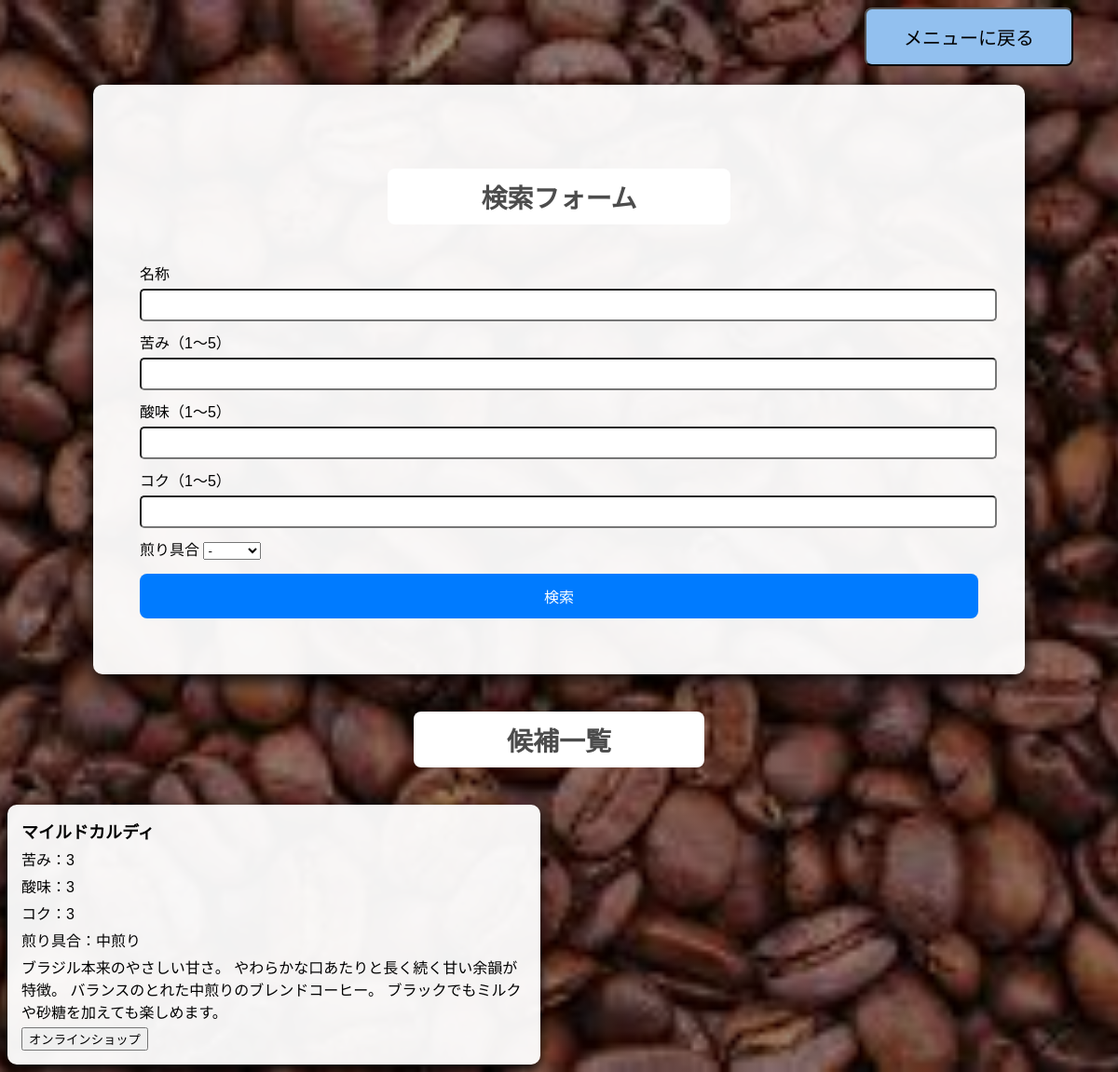
/original/demo/ver07/3_test.php, run on the app's committed database.
### tables this page shows
CREATE TABLE `beans` (
  `id` int(10) UNSIGNED NOT NULL,
  `name` varchar(100) DEFAULT NULL,
  `bitter` tinyint(4) DEFAULT NULL,
  `acidity` tinyint(4) DEFAULT NULL,
  `body` tinyint(4) DEFAULT NULL,
  `roast` varchar(20) DEFAULT NULL,
  `info` varchar(300) DEFAULT NULL,
  `ruby` varchar(255) DEFAULT NULL,
  `flag` tinyint(4) DEFAULT NULL,
  `image` varchar(255) DEFAULT NULL,
  `shop_url` text DEFAULT NULL
);

### original/demo/ver07/3_test.php (the view, shortened to what this page needs)
<?php
    $name = "";
    $bitter = "";
    $acidity = "";
    $body = "";
    $dbh = db_connect();
    $results = [];
    if (isset($_GET["submit"])) {
        $name = isset($_GET["name"]) ? trim($_GET["name"]) : "";
        $bitter = isset($_GET["bitter"]) ? $_GET["bitter"] : "";
        $acidity = isset($_GET["acidity"]) ? $_GET["acidity"] : "";
        $body = isset($_GET["body"]) ? $_GET["body"] : "";
        $roast = isset($_GET["roast"]) ? $_GET["roast"] : "";
        $sql = "SELECT * FROM beans WHERE 1=1";
        $params = [];
        if ($name !== "") {
            $name = str_replace(' ', '', $name);
            $chars = preg_split('//u', $name, -1, PREG_SPLIT_NO_EMPTY);
            $like = '%' . implode('%', $chars) . '%';
            $sql .= " AND name LIKE ?";
            $params[] = $like;
        }
        if ($bitter !== "") {
            $sql .= " AND bitter = ?";
            $params[] = (int)$bitter;
        }
        if ($acidity !== "") {
            $sql .= " AND acidity = ?";
            $params[] = (int)$acidity;
        }
        if ($body !== "") {
            $sql .= " AND body = ?";
            $params[] = (int)$body;
        }
        if ($roast !== "") {
            $sql .= " AND roast = ?";
            $params[] = "$roast";
        }
        $sql .= " ORDER BY id DESC";
        $stmt = $dbh->prepare($sql);
        foreach ($params as $i => $val) {
            $stmt->bindValue($i + 1, $val);
        }
        $stmt->execute($params);
        $results = $stmt->fetchAll(PDO::FETCH_ASSOC);
    } else {
    $sql = "SELECT * FROM beans WHERE flag = 1 ORDER BY id DESC";
    $stmt = $dbh->prepare($sql);
    $stmt->execute();
    $results = $stmt->fetchAll(PDO::FETCH_ASSOC);
}
?>
<!DOCTYPE html>
    <html>
        <head>
            <link rel="stylesheet" href="./1_style.css?v=9999">
            <form action="0_home.php">
                <div class="menu">
                    <button>メニューに戻る</button>
                </div>
            </form>
        </head>
        <body>
            <div class="form-card">
                <h3>検索フォーム</h3>
                <form method="get" action="3_test.php">
                    <div class="form-row">
                       <label>名称</label>
                        <input type="text" name="name" id="nameInput"
                               value="<?= htmlspecialchars($name, ENT_QUOTES) ?>">
                    </div>
                    <div class="form-row">
                        <label>苦み（1〜5）</label>
                        <input type="number" name="bitter" min="1" max="5"
                               value="<?= htmlspecialchars($bitter, ENT_QUOTES) ?>">
                    </div>
                    <div class="form-row">
                        <label>酸味（1〜5）</label>
                        <input type="number" name="acidity" min="1" max="5"
                               value="<?= htmlspecialchars($acidity, ENT_QUOTES) ?>">
                    </div>
                    <div class="form-row">
                        <label>コク（1〜5）</label>
                        <input type="number" name="body" min="1" max="5"
                               value="<?= htmlspecialchars($body, ENT_QUOTES) ?>">
                    </div>
                    <div class="form-row">
                        <label>煎り具合</label>
                        <select name="roast">
                                <option value="">-</option>
                            </select>
                    </div>
                    <input type="submit" name="submit" value="検索">
                </form>
            </div>
            <h3>候補一覧</h3>
            <ul class="beans-list">
            <?php if (empty($results)): ?>
                <p>該当するコーヒー豆は見つかりませんでした。</p>
            <?php else: ?>
                <?php foreach ($results as $row): ?>
                    <li class="bean-card">
                        <div class="bean-header">
                            <span class="bean-name">
                                <?= htmlspecialchars($row["name"], ENT_QUOTES) ?>
                            </span>
                        </div>
                        <div class="bean-body">
                            <p>苦み：<?= $row["bitter"] ?></p>
                            <p>酸味：<?= $row["acidity"] ?></p>
                            <p>コク：<?= $row["body"] ?></p>
                            <p>煎り具合：<?= $row["roast"] ?></p>
                            <p><?= htmlspecialchars($row["info"], ENT_QUOTES) ?></p>
                            <a href="<?= htmlspecialchars($row["shop_url"], ENT_QUOTES) ?>" target="_blank" rel="noopener">
                                <button type="button">オンラインショップ</button>
                            </a>
                        </div>
                    </li>
                <?php endforeach; ?>
            <?php endif; ?>
        </ul>
    </body>
</html>

### original/demo/ver07/1_style.css (style rules this page uses)
body { font-family: sans-serif; background: linear-gradient(rgba(0,0,0,0.4), rgba(0,0,0,0.4)), url("images.jpg"); background-size: cover; background-position: center; background-attachment: fixed; }
h3 { color:rgba(0,0,0,0.7); text-align: center; margin: 10px 0; font-size: 28px; background: white; display: block; padding: 10px 100px; border-radius: 8px; margin: 40px auto; width: fit-content; }
.menu { margin-bottom: 20px; margin-right: 40px; text-align: right; }
.menu button { font-size: 20px; padding: 15px 40px; background: #92c0ef; border-radius: 8px; cursor: pointer; transition: all 0.2s ease; }
.form-card { max-width: 900px; background: rgba(255, 255, 255, 0.95); padding: 50px; margin: 20px auto; border-radius: 10px; box-shadow: 0 6px 20px rgba(0,0,0,4); }
.form-card input, .form-card textarea { width: 100%; padding: 8px; margin-top: 5px; margin-bottom: 10px; border-radius: 5px; }
.beans-list { list-style: none; padding: 0; max-width: 1400px; margin: auto; display: grid; grid-template-columns: 1fr 1fr; gap: 40px; }
.bean-header { display: flex; justify-content: space-between; align-items: center; }
.bean-name { font-size: 18px; font-weight: bold; }
.bean-body p { margin: 5px 0; }
input[type="submit"] { display: block; width: 100%; background: #007BFF; color: white; padding: 12px; margin-top: 15px; border: none; border-radius: 8px; font-size: 16px; cursor: pointer; }
.bean-card { background: rgba(255,255,255,0.95); padding: 15px; border-radius: 10px; box-shadow: 0 6px 15px rgba(0,0,0,4); animation: slideUp 0.6s ease-out; }

### data on the page
beans: name "マイルドカルディ", bitter "3", acidity "3", body "3", roast "中煎り", info "ブラジル本来のやさしい甘さ。 やわらかな口あたりと長く続く甘い余韻が特徴。 バランスのとれた中煎りのブレンドコーヒー。 ブラックでもミルクや砂糖を加えても楽しめます。"
